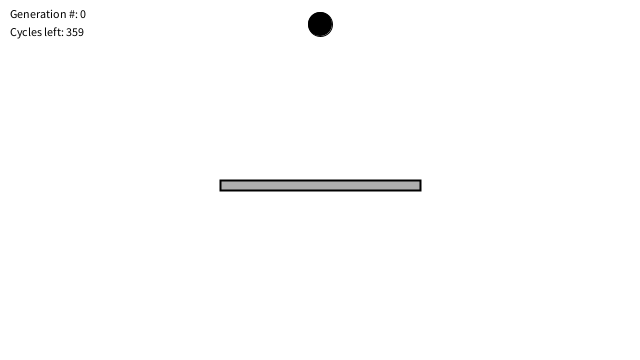
Frame 1 (no input)
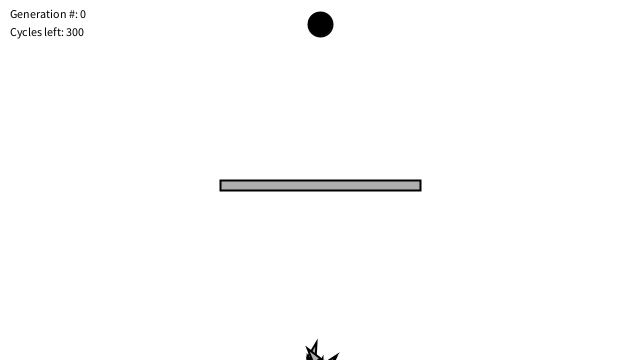
Frame 60 (the mouse pressed at the canvas centre just before this capture)
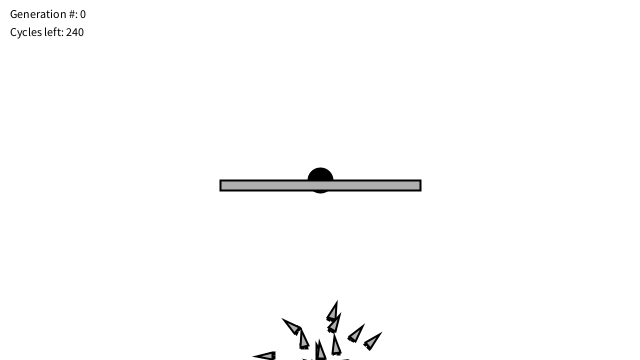
Frame 120 (the mouse held since frame 60 and released just before this capture)

The Processing sketch that drew these frames (run headless with seeded random() and noise(); from frame 60 on, the mouse is pressed at the canvas centre):

// Processing sketch: smart_rockets
// ── smart_rockets.pde
int lifetime;
int lifeCounter;
Population population;
PVector target;
ArrayList<Obstacle> obstacles;


void setup() {
  size(640, 360);
  lifetime = height;
  lifeCounter = 0;
  target = new PVector(width/2, 24);
  float mutationRate = 0.01;
  population = new Population(mutationRate, 50);
  
  obstacles = new ArrayList<Obstacle>();
  obstacles.add(new Obstacle(width/2 - 100, height/2, 200, 10));
}


void draw() {
  background(255);
  
  fill(0);
  ellipse(target.x, target.y, 24, 24);
  
  if (lifeCounter < lifetime) {
    population.live();
    lifeCounter++;
  } else {
    lifeCounter = 0;
    population.computeFitness();
    population.doSelection();
    population.doReproduction();
  }
  
  for (Obstacle obstacle: obstacles) {
    obstacle.display(); 
  }
  
  fill(0);
  text("Generation #: " + population.generations, 10, 18);
  text("Cycles left: " + (lifetime - lifeCounter), 10, 36);
}


void mousePressed() {
  target.x = mouseX;
  target.y = mouseY;
}

// ── dna.pde
class DNA {
  
  PVector[] genes;
  float maxForce = 0.1;
  
  DNA() {
    this.genes = new PVector[lifetime];
    for (int i = 0; i < this.genes.length; i++) {
      this.genes[i] = PVector.random2D();
      this.genes[i].mult(random(0.0, this.maxForce));
    }
  }
  
  DNA(PVector[] newgenes) {
    this.genes = newgenes; 
  }
  
  DNA crossover(DNA partner) {
    PVector[] child_genes = new PVector[this.genes.length];
    
    int midpoint = int(random(this.genes.length));
    for (int i = 0; i < this.genes.length; i++) {
      if (i > midpoint) {
        child_genes[i] = this.genes[i]; 
      } else {
        child_genes[i] = partner.genes[i]; 
      }
    }
    DNA child = new DNA(child_genes);
    return child;
  }
  
  void mutate(float mutationRate) {
    for (int i = 0; i < this.genes.length; i++) {
      if (random(1) < mutationRate) {
        this.genes[i] = PVector.random2D();
        this.genes[i].mult(random(0.0, this.maxForce));
      }
    }
  }
}

// ── obstacle.pde
class Obstacle {
  
  PVector location;
  float w, h;
  
  Obstacle(float x, float y, float w, float h) {
    this.location = new PVector(x, y);
    this.w = w;
    this.h = h;
  }
  
  boolean contains(PVector other) {
    if (other.x > this.location.x && other.x < this.location.x + this.w && other.y > this.location.y && other.y < this.location.y + this.h) {
      return true; 
    } else {
      return false; 
    }
  }
  
  void display() {
    stroke(0);
    fill(175);
    strokeWeight(2);
    rectMode(CORNER);
    rect(this.location.x, this.location.y, this.w, this.h);
  }
}

// ── population.pde
class Population {
 
  float mutationRate;
  Rocket[] population;
  ArrayList<Rocket> matingPool;
  int generations;
  
  Population(float mutationRate, int popSize) {
    this.mutationRate = mutationRate;
    this.population = new Rocket[popSize];
    this.matingPool = new ArrayList<Rocket>();
    this.generations = 0;
    for (int i = 0; i < popSize; i++) {
      PVector position = new PVector(width/2, height+20);
      this.population[i] = new Rocket(new DNA(), position); 
    }
  }
  
  void computeFitness() {
    for (int i = 0; i < this.population.length; i++) {
      this.population[i].computeFitness(); 
    }
  }
  
  float computeMaxFitness() {
    float record = 0;
    for (int i = 0; i < this.population.length; i++) {
      if (this.population[i].fitness > record) {
        record = this.population[i].fitness; 
      }
    }
    return record;
  }
  
  void doSelection() {
    this.matingPool.clear();
    
    float maxFitness = computeMaxFitness();
    
    for (int i = 0; i < this.population.length; i++) {
      float fitnessNormalized = map(this.population[i].fitness, 0, maxFitness, 0, 1);
      int n = int(fitnessNormalized * 100);
      for (int j = 0; j < n; j++) {
        this.matingPool.add(this.population[i]); 
      }
    }
  }
  
  void doReproduction() {
    for (int i = 0; i < this.population.length; i++) {
      int idx1 = int(random(this.matingPool.size()));
      int idx2 = int(random(this.matingPool.size()));
      
      Rocket parent1 = this.matingPool.get(idx1);
      Rocket parent2 = this.matingPool.get(idx2);
      
      DNA parent1Genes = parent1.dna;
      DNA parent2Genes = parent2.dna;
      
      DNA child = parent1Genes.crossover(parent2Genes);
      child.mutate(this.mutationRate);
      
      PVector position = new PVector(width/2, height+20);
      this.population[i] = new Rocket(child, position);
    }
    this.generations++;
  }
  
  void live() {
    for (int i = 0; i < this.population.length; i++) {
      this.population[i].run(); 
    }
  }
}

// ── rocket.pde
class Rocket {
  
  DNA dna;
  float fitness = 0.0;
  int geneCounter = 0;
  
  PVector location;
  PVector velocity;
  PVector acceleration;
  
  float radius;
  boolean hitTarget = false;
  boolean stopped = false;
  
  Rocket(DNA dna, PVector location) {
    this.dna = dna;
    this.location = location.copy();
    this.velocity = new PVector();
    this.acceleration = new PVector();
    this.radius = 4.0;
  }
  
  void applyForce(PVector force) {
    this.acceleration.add(force);
  }
  
  void update() {
    this.velocity.add(this.acceleration);
    this.location.add(this.velocity);
    this.acceleration.mult(0.0);
  }
  
  void computeFitness() {
    float distance = PVector.dist(this.location, target);
    this.fitness = pow(1/distance, 2);
    if (this.stopped) {
     this.fitness *= 0.1;
    }
  }
  
  void run() {
    this.checkTarget();
    if (!this.hitTarget && !this.stopped) {
      this.applyForce(this.dna.genes[geneCounter]);
      this.geneCounter = (this.geneCounter + 1) % this.dna.genes.length;
      this.update();
    }
    this.display();
  }
  
  void checkTarget() {
    float distance = PVector.dist(this.location, target);
    this.hitTarget = (distance < 12.0);
  }
  
  void collided() {
    for (Obstacle obstacle: obstacles) {
      if (obstacle.contains(this.location)) {
        this.stopped = true; 
      }
    }
  }
  
  void display() {
    float angle = this.velocity.heading2D() + PI/2;
    fill(200, 100);
    stroke(0);
    pushMatrix();
    translate(this.location.x, this.location.y);
    rotate(angle);
    rectMode(CENTER);
    fill(0);
    rect(-this.radius/2, this.radius*2, this.radius/2, this.radius);
    rect(this.radius/2, this.radius*2, this.radius/2, this.radius);
    fill(175);
    beginShape(TRIANGLES);
    vertex(0, -this.radius*2);
    vertex(-this.radius, this.radius*2);
    vertex(this.radius, this.radius*2);
    endShape();
    popMatrix();
  }
}
